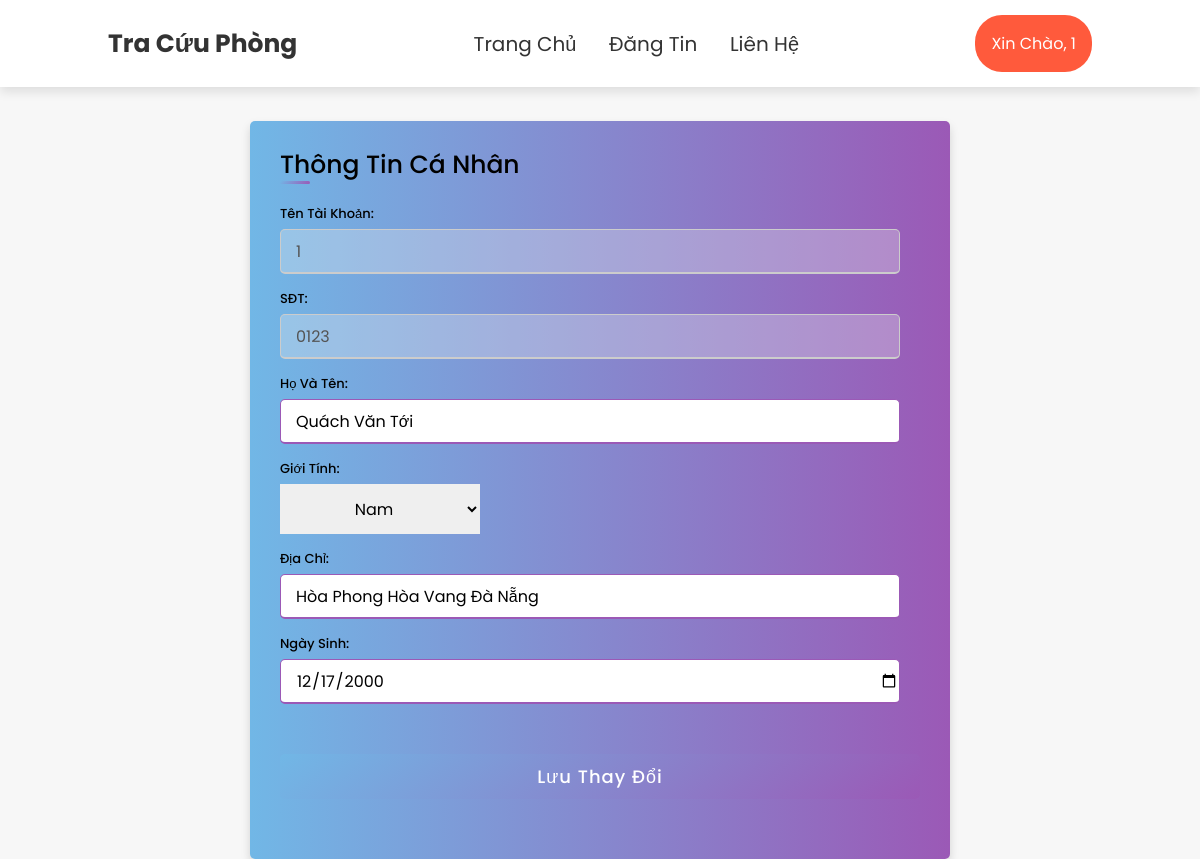
Page /thongtincanhan.php (signed in) on the committed database.
### tables this page shows
CREATE TABLE `thongtincanhan` (
  `IDTaiKhoan` varchar(255) DEFAULT NULL,
  `DiaChi` varchar(255) DEFAULT NULL,
  `NgaySinh` datetime DEFAULT NULL,
  `HoTen` varchar(255) DEFAULT NULL,
  `GioiTinh` varchar(255) DEFAULT NULL
);

CREATE TABLE `taikhoan` (
  `IDTaiKhoan` varchar(255) NOT NULL,
  `TenTaiKhoan` varchar(255) DEFAULT NULL,
  `MatKhau` varchar(255) DEFAULT NULL,
  `SDT` varchar(10) DEFAULT NULL,
  `MaLoaiTaiKhoan` varchar(255) DEFAULT NULL,
  `OTP` varchar(6) DEFAULT NULL,
  `TrangThai` varchar(255) DEFAULT NULL
);

### thongtincanhan.php (the view, shortened to what this page needs)
<!DOCTYPE html>
<html lang="en" dir="ltr">
  <head>
    <link rel="stylesheet" href="css/style.css">
   </head>
<body>
    <?php
        include("menu.php");
        include('ketnoi.php');
    ?>
  <div class="container">
    <div class="title">Thông tin cá nhân</div>
    <div class="content">
      <form action="thongtincanhan.php" method="post">
        <div class="user-details">
        <?php
        $tv="SELECT * FROM TaiKhoan LEFT JOIN ThongTinCaNhan ON TaiKhoan.IDTaiKhoan = ThongTinCaNhan.IDTaiKhoan WHERE TaiKhoan.IDTaiKhoan = '".$_SESSION['IDTK']."'";
        $tv1=mysqli_query($connect,$tv);
        $tv2=mysqli_fetch_array($tv1);
        $tentaikhoan = $tv2['TenTaiKhoan'];
        $sodienthoai = $tv2['SDT'];
        $diachi= $tv2['DiaChi'];
        $ngaysinh = $tv2['NgaySinh'];
        ?>
          <div class="input-box">
            <span class="details">Tên tài khoản:</span>
            <input type="text" value="<?php echo $tentaikhoan; ?>" disabled>
          </div>
          <div class="input-box">
            <span class="details">SĐT:</span>
            <input type="text" value="<?php echo $sodienthoai; ?>" disabled>
          </div>
          <div class="input-box">
            <span class="details">Họ và tên:</span>
            <input type="text" name="hoten" placeholder="Nhập họ tên của bạn" value="<?php echo $tv2['HoTen']; ?>" required>
          </div>
          <div class="input-box">
            <span class="details">Giới tính:</span>
            <select class="form-control" name="gioitinh">
              <option value="Nam" <?php if($tv2['GioiTinh'] == 'Nam') echo 'selected'; ?> >Nam</option>
            </select>
          </div>
          <div class="input-box">
            <span class="details">Địa Chỉ:</span>
            <input type="text" name="diachi" placeholder="Nhập địa chỉ của bạn" value="<?php echo $diachi; ?>" required>
          </div>
          <div class="input-box">
            <span class="details">Ngày sinh:</span>
            <input type="date" name="ngaysinh" placeholder="Ngày sinh" value="<?php echo substr($ngaysinh,0,10); ?>" required>
          </div>
        </div>
        <div class="button">
          <input type="submit" name="btn_thongtincanhan" value="Lưu thay đổi" required>
        </div>
      </form>
    </div>
  </div>
</body>
</html>

### menu.php (shortened to what this page needs)
<header>
    <a href="../index.php" class="logo">Tra cứu phòng</a>
<?php
    if(isset($_SESSION['TenTaiKhoan']))
    {
        echo '
        <nav class="navbar">
            <a href="index.php">Trang chủ</a>
            <a href="">Đăng tin</a>
            <a href="">Liên hệ</a>
        </nav>
        <div class="dropdown">
    	  <button class="dropbtn">Xin chào, '.$_SESSION['TenTaiKhoan'].'</button>
    	  <div class="dropdown-content">
    	  <a href="thongtincanhan.php">Xem thông tin cá nhân</a>
    	  <a href="DoiMK.php">Đổi mật khẩu</a>';
    	  echo '<a href="login.php">Đăng xuất</a>
    	  </div>
    	</div>';
    }
    else{
        echo '<div class="icons">
                <a href="DangKy.php">Đăng ký</a>
                <a href="login.php">Đăng nhập</a>
            </div>';
    }
?>
</header>

### css/style.css (style rules this page uses)
:root { --red:#ff5a3c; --light-red:#f9edeb; }
* { font-family: 'Nunito', sans-serif; margin:0; padding:0; box-sizing: border-box; outline: none; border:none; text-decoration: none; text-transform: capitalize; }
html { font-size: 62.5%; overflow-x: hidden; scroll-behavior: smooth; scroll-padding-top: 7rem; }
body { background:#f7f7f7; }
header { position: fixed; top:0; left:0; right:0; z-index: 1000; background:#fff; padding:1.5rem 9%; box-shadow: 0 .5rem 1rem rgba(0,0,0,.1); display: flex; align-items: center; justify-content: space-between; }
header .logo { font-weight: bolder; font-size: 2.5rem; color:#333; }
header .navbar a { color:#333; font-size: 2rem; padding:0 1.5rem; }

### thongtincanhan.php (style rules this page uses)
* { margin: 0; padding: 0; box-sizing: border-box; font-family: 'Poppins',sans-serif; }
body { height: 100vh; display: flex; justify-content: center; align-items: center; padding: 10px; }
.container { max-width: 700px; width: 100%; background: linear-gradient(90deg, #71b7e6, #9b59b6); padding: 25px 30px; border-radius: 5px; box-shadow: 0 5px 10px rgba(0,0,0,0.15); margin-top: 180px; }
.container .title { font-size: 25px; font-weight: 500; position: relative; }
.container .title::before { content: ""; position: absolute; left: 0; bottom: 0; height: 3px; width: 30px; border-radius: 5px; background: linear-gradient(135deg, #71b7e6, #9b59b6); }
.content form .user-details { display: flex; flex-wrap: wrap; justify-content: space-between; margin: 20px 0 12px 0; }
form .user-details .input-box { margin-bottom: 15px; width: calc(100% / 2 - 20px); width: calc(100% - 20px); }
form .input-box span.details { display: block; font-weight: 500; font-size: 13px; margin-bottom: 5px; }
.user-details .input-box input { height: 45px; width: 100%; outline: none; font-size: 16px; border-radius: 5px; padding-left: 15px; border: 1px solid #ccc; border-bottom-width: 2px; transition: all 0.3s ease; }
.user-details .input-box input:focus, .user-details .input-box input:valid { border-color: #9b59b6; }
form .button { height: 45px; margin: 35px 0 }
form .button input { height: 100%; width: 100%; border-radius: 5px; border: none; color: #fff; font-size: 18px; font-weight: 500; letter-spacing: 1px; cursor: pointer; transition: all 0.3s ease; background: linear-gradient(135deg, #71b7e6, #9b59b6); }
select.form-control { width: 200px; height: 50px; text-align: center; font-size: 16px; }

### menu.php (style rules this page uses)
header { display: flex !important; }
a { text-decoration: none !important; }
.dropbtn { background-color: var(--red); color: white; padding: 16px; font-size: 16px; border: none; cursor: pointer; border-radius: 27px; }
.dropdown { position: relative; display: inline-block; }

### rows in the picture
thongtincanhan: IDTaiKhoan.TenTaiKhoan "1", IDTaiKhoan.SDT "0123", hoten "Quách Văn Tới", gioitinh "Nam", diachi "Hòa phong hòa vang đà nẵng", ngaysinh "12/17/2000"

### other values in the picture
$_SESSION['TenTaiKhoan'] "1"
